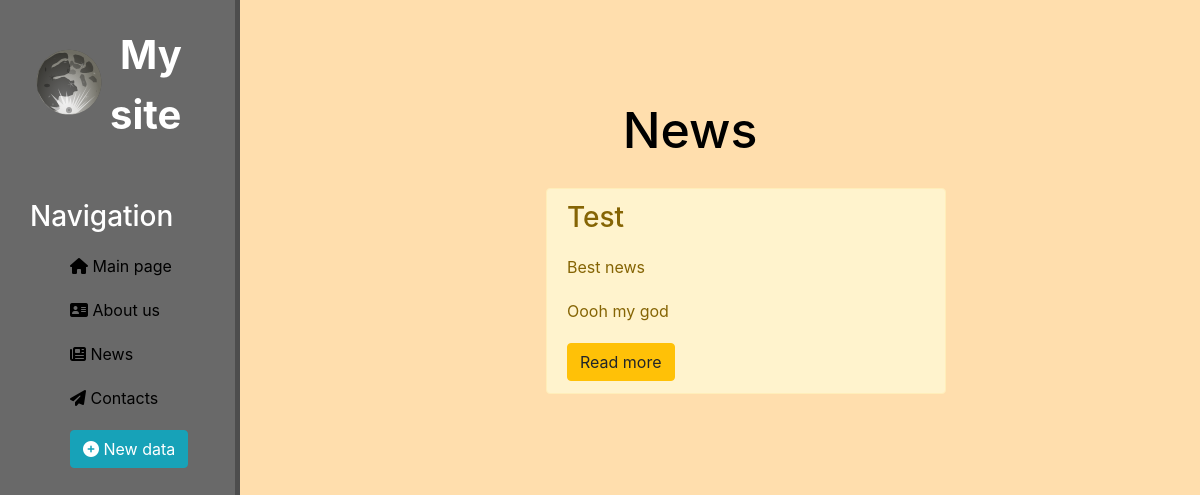
Before: /news/ with the older database file.
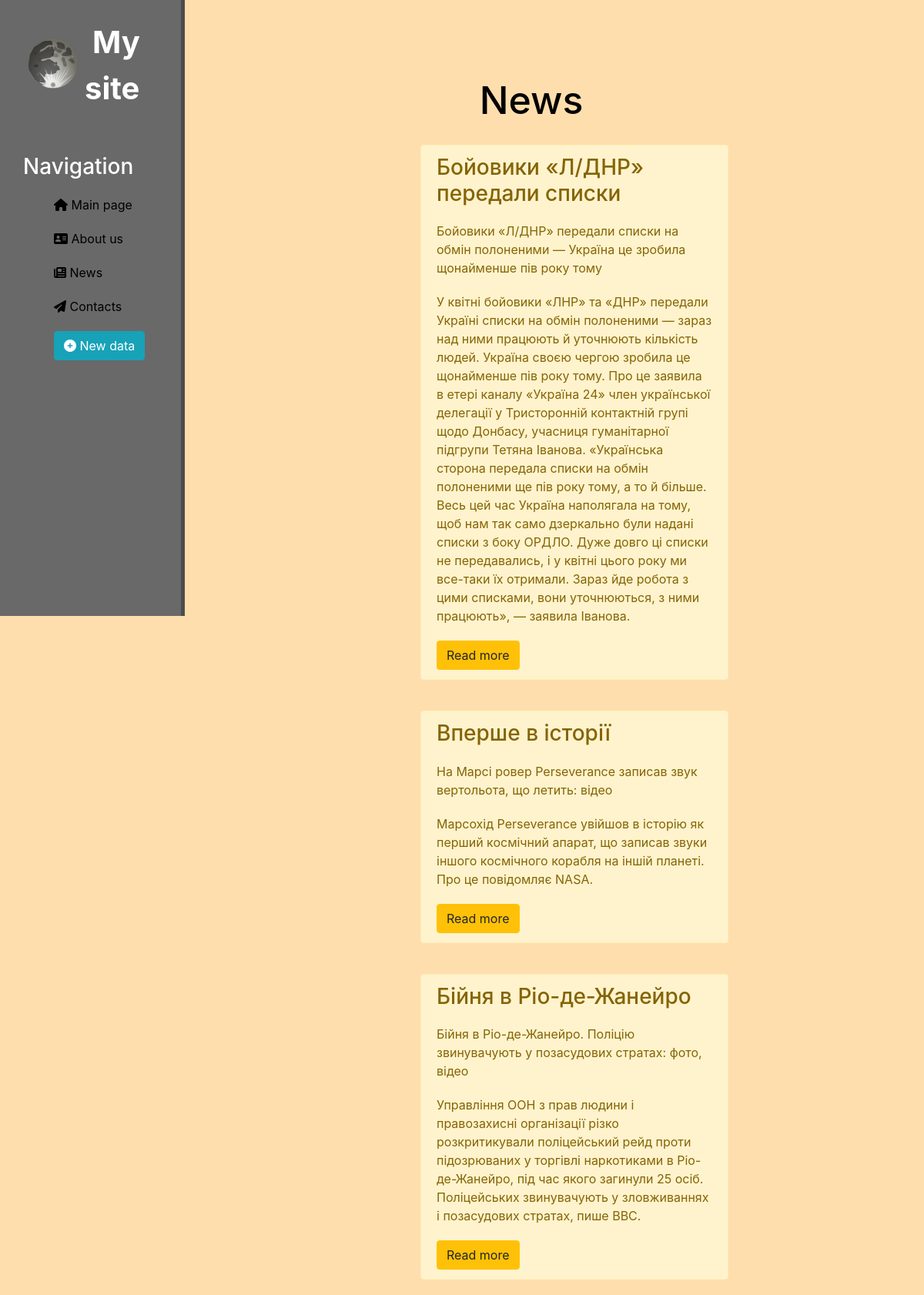
After: the same page with the newer database file.
### news/models.py (models this page shows, shortened)
class Article(models.Model):
    title = models.CharField('Name', max_length=50)
    anons = models.CharField('Anons', max_length=250)
    full_text = models.TextField('Text')
    date = models.DateTimeField('Date of publication')
    class Meta:
        verbose_name = 'News'
        verbose_name_plural = 'News'

### news/views.py (the view)
# urls.py: path('', views.news_home, name='news_home'),
def news_home(request):
    news = Article.objects.order_by('-date')
    return render(request, 'news/news_home.html', {'news': news})

### news/templates/news/news_home.html (shortened to what this page needs)
{% extends 'firstapp/layout.html' %}
{% block content %}
    <div class="features">
        <h1>News</h1>
        {% if news %}
        {% for i in news %}
            <div class="alert alert-warning">
                <h3>{{ i.title }}</h3>
                <p>{{ i.anons }}</p>
                <p>{{ i.full_text }}</p>
                <a href="{% url 'news-detail' i.id %}" class="btn btn-warning">Read more</a>
            </div>
        {% endfor %}
        {% else %}
            <p>U don't have some news!</p>
        {% endif %}
    </div>
{% endblock %}

### firstapp/templates/firstapp/layout.html (shortened to what this page needs)
{% load static %}
<!doctype html>
<html lang="en">
<head>
    <link rel="stylesheet" href="https://cdn.jsdelivr.net/npm/bootstrap@4.6.0/dist/css/bootstrap.min.css">
    <link rel="stylesheet" href="{% static 'firstapp/css/firstapp.css' %}">
</head>
<body>
    <aside>
        <img src="../../static/firstapp/img/logo.svg" alt="Logo" width="100px">
        <span class="logo">My site</span>
        <h3>Navigation</h3>
        <ul>
            <a href="{% url 'index' %}"><li><i class="fas fa-home"></i> Main page</li></a>
            <a href="{% url 'about' %}"><li><i class="fas fa-address-card"></i> About us</li></a>
            <a href="{% url 'news_home' %}"><li><i class="fas fa-newspaper"></i> News</li></a>
            <a href=""><li><i class="fas fa-paper-plane"></i> Contacts</li></a>
            <a href="{% url 'create' %}"><li><button class="btn btn-info"><i class="fas fa-plus-circle"></i> New data</button></li></a>
        </ul>
    </aside>
    <main>
        {% block content %}
        {% endblock %}
    </main>
</body>
</html>

### firstapp/static/firstapp/css/firstapp.css (style rules this page uses)
body { background: navajowhite; }
aside { float: left; background: dimgrey; width: 20%; padding: 2.5%; height: 100vh; color: white; border-right: 5px solid #4d4d4d; }
aside img { width: 80px; float: left; }
aside .logo { font-size: 40px; margin-left: 10px; font-weight: bold; position: relative; top: -5px; }
aside h3 { margin-top: 50px; font-size: 28px; }
aside ul { list-style: none }
aside ul li { color: black; display: block; margin-top: 20px; transition: transform .6s ease; }
main .features { float:left; color:black; margin-top: 100px; text-align: center; width: 75%; }
main .features h1 { font-size: 50px }
main .features p { max-width: 400px; margin: 20px auto }
.alert-warning { float: left; clear: both; width: 400px; margin: 20px 34%; text-align: left; }

Changed rows visible on the page:
removed Article: title "Test", anons "Best news", full_text "Oooh my god"
added Article: title "Бойовики «Л/ДНР» передали списки", anons "Бойовики «Л/ДНР» передали списки на обмін полоненими — Україна це зробила щонайменше пів року тому", full_text "У квітні бойовики «ЛНР» та «ДНР» передали Україні списки на обмін полоненими — зараз над ними працюють й уточнюють кількість людей. Україна своєю чергою зробила це щонайменше пів року тому. Про це заявила в етері каналу «Україна 24» член української делегації у Тристоронній контактній групі щодо Донбасу, учасниця гуманітарної підгрупи Тетяна Іванова. «Українська сторона передала списки на обмін полоненими ще пів року тому, а то й більше. Весь цей час Україна наполягала на тому, щоб нам так само дзеркально були надані списки з боку ОРДЛО. Дуже довго ці списки не передавались, і у квітні цього року ми все-таки їх отримали. Зараз йде робота з цими списками, вони уточнюються, з ними працюють»,…"
added Article: title "Вперше в історії", anons "На Марсі ровер Perseverance записав звук вертольота, що летить: відео", full_text "Марсохід Perseverance увійшов в історію як перший космічний апарат, що записав звуки іншого космічного корабля на іншій планеті. Про це повідомляє NASA."
added Article: title "Бійня в Ріо-де-Жанейро", anons "Бійня в Ріо-де-Жанейро. Поліцію звинувачують у позасудових стратах: фото, відео", full_text "Управління ООН з прав людини і правозахисні організації різко розкритикували поліцейський рейд проти підозрюваних у торгівлі наркотиками в Ріо-де-Жанейро, під час якого загинули 25 осіб. Поліцейських звинувачують у зловживаннях і позасудових стратах, пише BBC."
